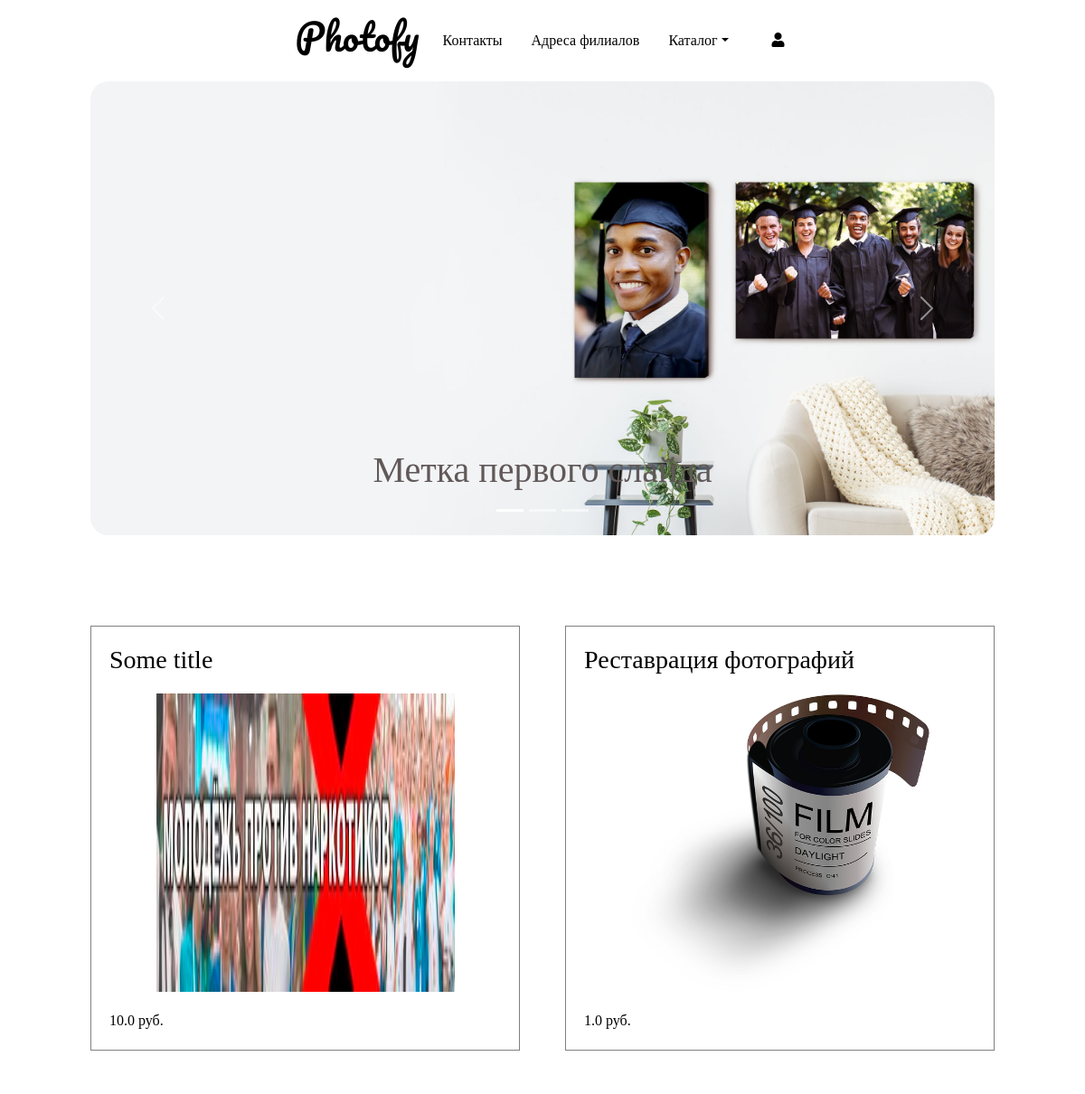
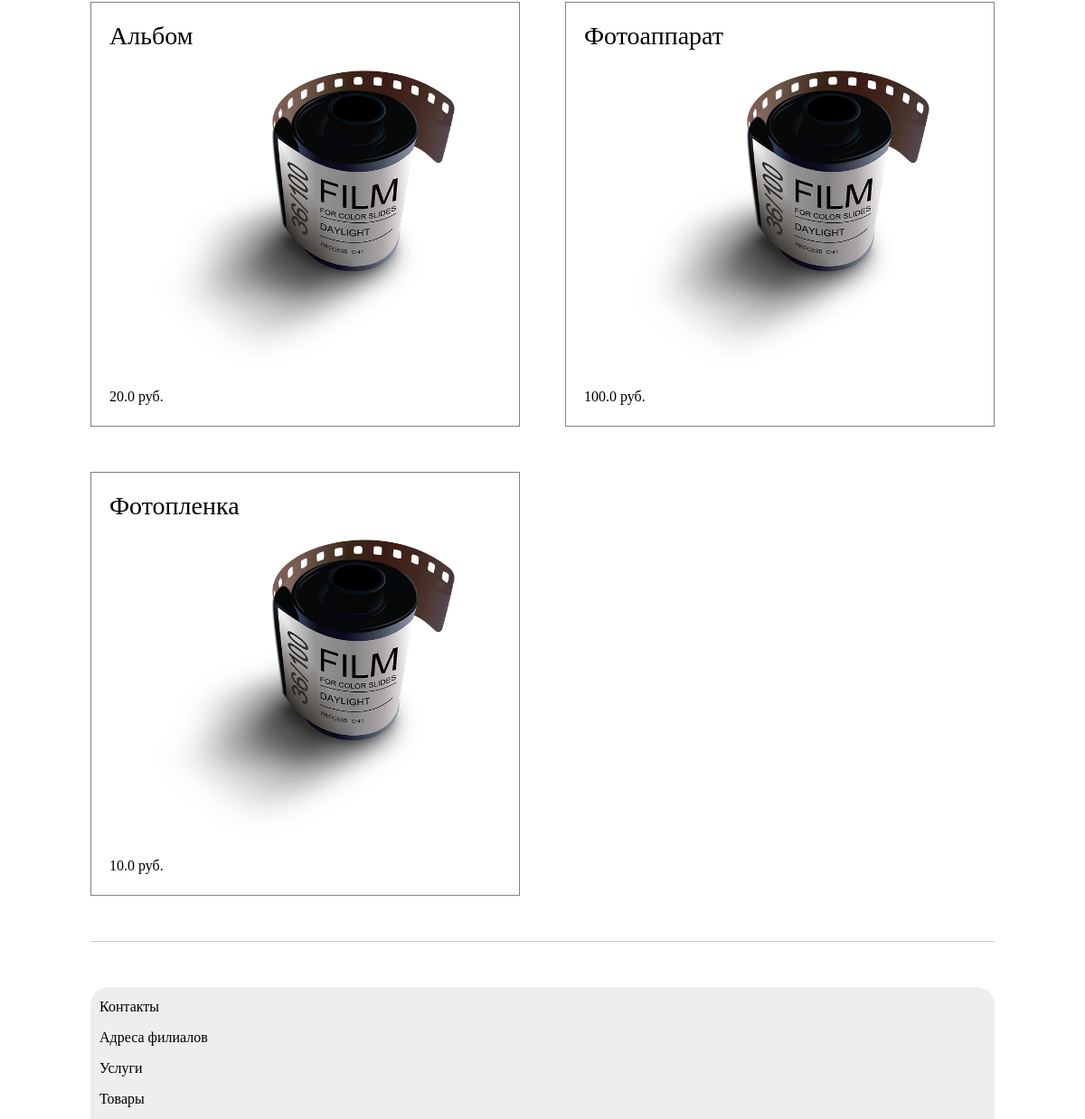
The app's page /home/homepage/ with its own data (2 pictures, top to bottom).
### module1/models.py (models this page shows, shortened)
class Services(models.Model):
    title = models.CharField(verbose_name=_("title"), help_text=_("Required"), max_length=255)
    CHOICES = [
        ('good', 'Goods'),
        ('service', 'Services'),
    ]
    category = models.CharField(max_length=32, choices=CHOICES, default='good')
    description = models.TextField(verbose_name=_("description"), help_text=_("Not required"), blank=True)
    image = models.ImageField(verbose_name='image', help_text=_("Upload a product image"), default="photos/photo-roll.png", upload_to="photos/")
    regular_price = models.FloatField(verbose_name=_("Regular price"), help_text=_("Максимально 10 цифр"))
    created_at = models.DateTimeField(_("Created at"), auto_now_add=True, editable=False)
    updated_at = models.DateTimeField(_("Updated at"), auto_now_add=True)
    class Meta:
        ordering = ('-created_at',)
        verbose_name = 'Сервис'
        verbose_name_plural = 'Сервисы'

### module1/views.py (the view)
# urls.py: path('homepage/', mainView.as_view(), name='main'),
class mainView(ListView):
    model = Services
    template_name = './main.html'

### templates/main.html (shortened to what this page needs)
{% extends "base.html" %}
{% load static %}
{% block content %}
    <div class="mycontainer1">
      <div id="carouselExampleCaptions" class="carousel slide" data-bs-ride="carousel">
        <div class="carousel-indicators">
          <button type="button" data-bs-target="#carouselExampleCaptions" data-bs-slide-to="0" class="active" aria-current="true" aria-label="Slide 1"></button>
          <button type="button" data-bs-target="#carouselExampleCaptions" data-bs-slide-to="1" aria-label="Slide 2"></button>
          <button type="button" data-bs-target="#carouselExampleCaptions" data-bs-slide-to="2" aria-label="Slide 3"></button>
        </div>
        <div class="carousel-inner mycarousel">
          <div class="carousel-item active">
            <img src="{% static 'photos/new-banner1.jpg'%}" class="d-block w-100" alt="...">
            <div class="carousel-caption d-none d-md-block">
              <h1>Метка первого слайда</h1>
            </div>
          </div>
        </div>
        <button class="carousel-control-prev" type="button" data-bs-target="#carouselExampleCaptions"  data-bs-slide="prev">
          <span class="carousel-control-prev-icon" aria-hidden="true"></span>
        </button>
        <button class="carousel-control-next" type="button" data-bs-target="#carouselExampleCaptions"  data-bs-slide="next">
          <span class="carousel-control-next-icon" aria-hidden="true"></span>
        </button>
      </div>
    </div>
    <section class="products-section">
      {% for item in object_list %}
      <div class="products-section-item">
        <a href="{% url 'module1:detail' item.id %}">
          <h3 class='products-item-title'>{{ item.title }}</h3>
          <img src="{{ item.image.url }}" alt="" width='330' height='330'>
          <p>{{ item.regular_price }} руб.</p>
        </a>
      </div>
      {% endfor %}
    </section>
{% endblock content %}

### templates/base.html (shortened to what this page needs)
{% load static %}
<!DOCTYPE html>
<html lang="en">
<head>
    <link rel="stylesheet" href="{% static './styles/style.css' %}">
    <link href="https://cdn.jsdelivr.net/npm/bootstrap@5.0.1/dist/css/bootstrap.min.css" rel="stylesheet">
    <link rel="stylesheet" href="{% static 'styles/all.css' %}">
</head>
<body>
  <header>
    <div class="mycontainer">
      <ul class="nav justify-content-center">
          <p class="logo justify-content-start"><a href="{% url 'module1:main'%}">Photofy</a></p>
          <li class="nav-item">
            <a class="nav-link nav-link1" href="{% url 'module1:contacts'%}">Контакты</a>
          </li>
          <li class="nav-item">
            <a class="nav-link nav-link1" href="{% url 'module1:adresses'%}">Адреса филиалов</a>
          </li>
          <li class="nav-item dropdown">
            <a class="nav-link dropdown-toggle nav-link1" data-bs-toggle="dropdown" href="#" role="button" aria-expanded="false">Каталог</a>
            <li class="nav-item">
              <a class="nav-link nav-link1" href="{% url 'module1:dashboard'%}"><i class="fas fa-user ms-3"></i></a>
            </li>
          </li>
        </ul>
  </div>
  </header>
    {% block content %}
    {% endblock content %}
    <hr class="pre-footer">
    <footer>
      <div>
       <p><a href="{% url 'module1:contacts'%}">Контакты</a></p>
       <p><a href="{% url 'module1:adresses'%}">Адреса филиалов</a></p>
       <p><a href="{% url 'module1:services-by-category'%}">Услуги</a></p>
       <p><a href="{% url 'module1:goods-by-category'%}">Товары</a></p>
      </div>
    </footer>
</body>
</html>

### static/styles/style.css (style rules this page uses)
body { background-color: rgb(206, 204, 204); }
* { font-family: cursive; }
* a { color: black; transition: 1s; }
.logo { margin: 10px; }
.logo a { color: black; text-decoration: none; font-size: 40px; font-family: 'Pacifico', cursive; }
.mycontainer a { color: black; transition: 1s; }
.nav-link1 { margin: 25px 0; }
.mycontainer1 { padding: 0 100px; }
.mycarousel { max-height: 100%; border-radius: 20px; }
.mycarousel h1 { color: rgb(97, 88, 88); }
.products-section { display: grid; grid-template-columns: repeat(auto-fill, minmax(330px,1fr)); grid-auto-rows: auto; grid-gap: 50px; margin: 100px 100px 0px 100px; color: rgb(97, 88, 88); }
.products-section > div { position: relative; text-align: center; background-color: var(--contentBack); border: 1px solid gray; transition: 0.3s; }
.products-section-item a { text-decoration: none; color: black; transition: 1s; }
.products-section-item p, .products-section-item h3 { text-align: left; margin: 20px; justify-content: left; }
.products-item-title { word-wrap: break-word; }
.pre-footer { margin: 50px 100px 0px 100px; }
footer { display: grid; grid-template-columns: repeat(auto-fit, minmax(250px,1fr)); color: white; margin: 0 100px; margin-top: 50px; border-radius: 20px 20px 0px 0px; bottom: 0; background-color: rgb(238, 238, 238); }
footer p { margin: 10px; color: black; }
footer a { color: black; text-decoration: none; transition: 1s; }

### static/styles/all.css (style rules this page uses)
.fa, .fas, .far, .fal, .fad, .fab { -moz-osx-font-smoothing: grayscale; -webkit-font-smoothing: antialiased; display: inline-block; font-style: normal; font-variant: normal; text-rendering: auto; line-height: 1; }
.fa-user:before { content: "\f007"; }
.fa, .fas { font-family: 'Font Awesome 5 Free'; font-weight: 900; }

### records on screen
Services: title "Some title", image (picture), regular_price "10.0"
Services: title "Реставрация фотографий", image (picture), regular_price "1.0"
Services: title "Альбом", image (picture), regular_price "20.0"
Services: title "Фотоаппарат", image (picture), regular_price "100.0"
Services: title "Фотопленка", image (picture), regular_price "10.0"
